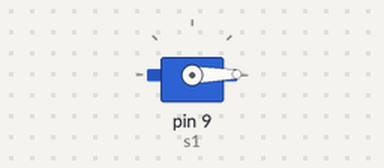
A sketch run on a simulated Arduino Uno, built with avr-gcc and run on an emulated ATmega328P. Parts: servo.

Above: at 0.05 s.
At 1.35 s:
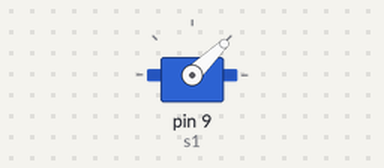
At 2.7 s:
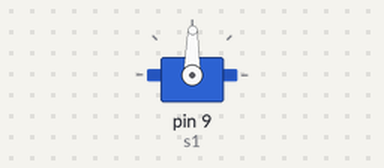
At 5.4 s:
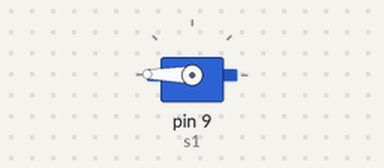
Timing chart, 0 to 7.1 s (numbered marks = the images above):
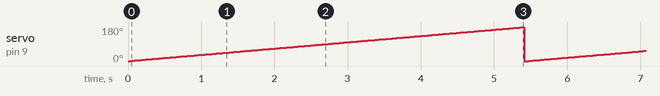

The sketch:

servo_motor_code.ino
```cpp
// C++ code
//

#include<Servo.h>
Servo s1;

void setup()
{
  s1.attach(9);
}

void loop()
{

  for (int i=0; i<180; i+=1){
  	s1.write(i);
    delay(30);
  }

  for (int i=0; i>=0; i-=1){
  	s1.write(i);
    delay(30);
  }

  /*s1.write(0);
  delay(2000);
  s1.write(10);
  delay(2000);
  s1.write(20);
  delay(2000);
  s1.write(40);
  delay(2000);
  s1.write(80);
  delay(2000);
  s1.write(90);
  delay(2000);
  s1.write(140);
  delay(2000);
  s1.write(180);
  delay(2000);
  s1.write(0);*/
}
```

Measured:
- by itself, servo on pin 9 (s1): ramps from 0° to 179° and jumps back, once every 5.4 s
